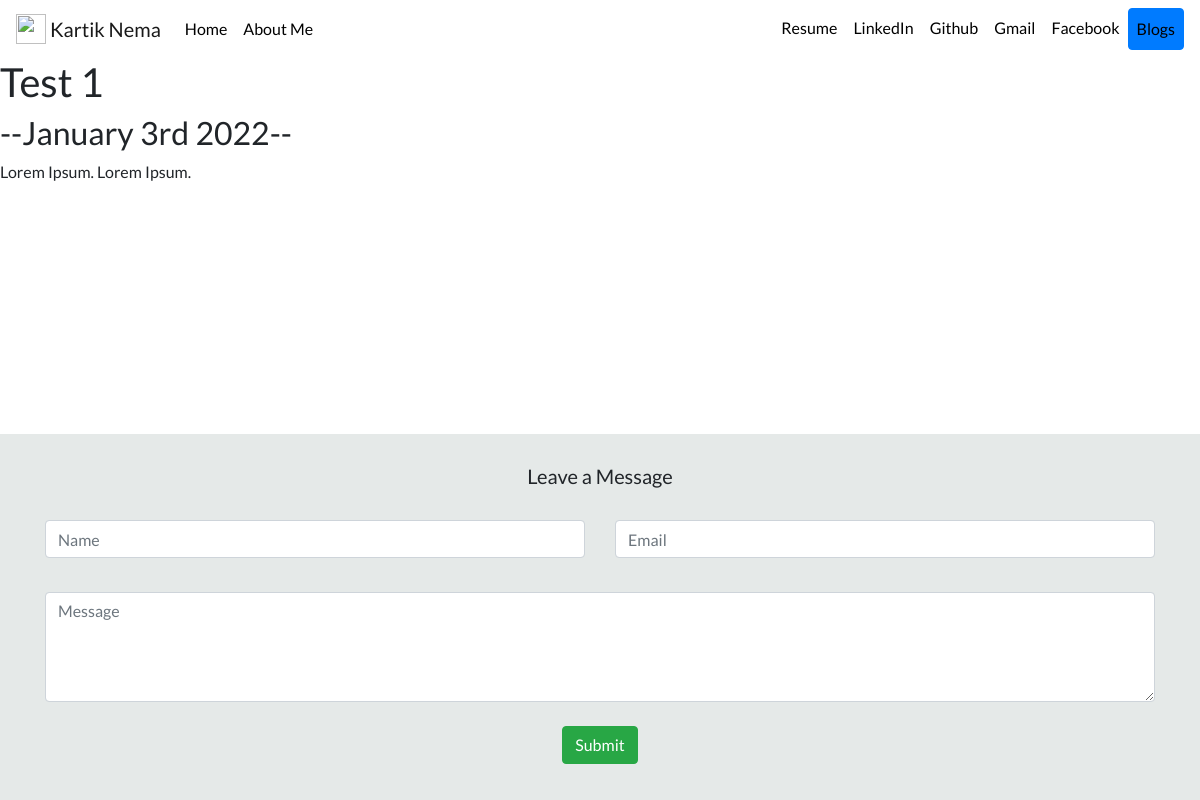
Page /blog/1/ on the committed database.
### blog/models.py (models this page shows, shortened)
class Blog(models.Model):
    title = models.CharField(max_length=200)
    description = models.TextField()
    date = models.DateField()

### blog/views.py (the view)
# urls.py: path('<int:blog_id>/', views.detail, name='detail'),
def detail(request, blog_id):
    blog = get_object_or_404(Blog, pk=blog_id)
    return render(request, 'blog/detail.html', {'blog': blog})

### blog/templates/blog/detail.html
{% extends 'portfolio/base.html' %}
{% block content %}
<h1>{{ blog.title }}</h1>
<h2>--{{blog.date|date:'F jS Y'}}--</h2>
{{ blog.description|safe }}
{% endblock %}

### portfolio/static/portfolio/custom.css (style rules this page uses)
body { font-family: 'Lato', sans-serif; min-height: 100vh; display: flex; flex-direction: column; }

### rows in the picture
Blog: title "Test 1", date "January 3rd 2022", description "Lorem Ipsum. Lorem Ipsum."
